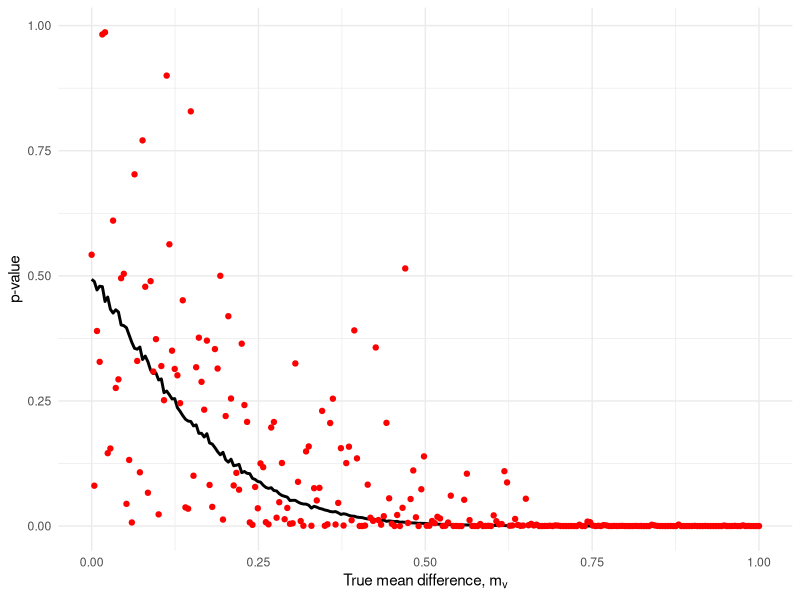

Generate this figure with R:
library(ggplot2)

n_reps <- 5000 # Set the number of repetitions
n <- 30 # Set the sample size
sigma <- 1 # Set the standard deviation of the normal distribution

mu_vals <- seq(0, 1, length.out = 250) # Create a sequence of 500 mu values from 0 to 1
medians <- numeric(length(mu_vals)) # Initialize a vector to store the median p-values
random_p_values <- numeric(length(mu_vals)) # Initialize a vector to store the randomly selected p-values

for (j in 1:length(mu_vals)) {
  mu <- mu_vals[j]
  p_values <- numeric(n_reps) # Initialize a vector to store the p-values
  
  for (i in 1:n_reps) {
    # Generate a random sample of size n from a normal distribution with mean mu and standard deviation sigma
    sample <- rnorm(n, mean = mu, sd = sigma)
    
    # Compute the test statistic
    t_stat <- (mean(sample) - 0) / (sd(sample) / sqrt(n))
    
    # Compute the p-value using a one-sided t-test to the right
    p_value <- pt(t_stat, df = n-1, lower.tail = FALSE)
    
    # Store the p-value in the p_values vector
    p_values[i] <- p_value
  }
  
  # Compute the median p-value
  medians[j] <- median(p_values)
  
  # Randomly select a p-value and store it in the random_p_values vector
  random_p_values[j] <- sample(p_values, 1)
}

# Create a data frame for plotting
df <- data.frame(mu = mu_vals, median_p = medians, random_p = random_p_values)

# Calculate how many p-values are above and below the line
above_line <- sum(random_p_values > medians)
below_line <- sum(random_p_values < medians)

cat("Number of p-values above the line:", above_line, "\n")
cat("Number of p-values below the line:", below_line, "\n")

# Calculate the proportion of scatters smaller than all previous examples
smaller_than_all_previous <- sum(diff(random_p_values) < 0)
prop_smaller_than_all_previous <- smaller_than_all_previous / (length(random_p_values) - 1)

# Calculate the proportion of scatters smaller than the previous example
smaller_than_previous <- sum(diff(random_p_values) < 0 & diff(mu_vals) > 0)
prop_smaller_than_previous <- smaller_than_previous / (length(random_p_values) - 1)

cat("Proportion of scatters smaller than all previous examples:", prop_smaller_than_all_previous, "\n")
cat("Proportion of scatters smaller than the previous example:", prop_smaller_than_previous, "\n")

# Plot the graph
ggplot(df, aes(x = mu)) +
  geom_line(aes(y = median_p), color = "black", size = 1) +
  geom_point(aes(y = random_p), color = "red") +
  labs(x = expression(paste("True mean difference, ", m[v])), y = "p-value") +
  theme_minimal()
